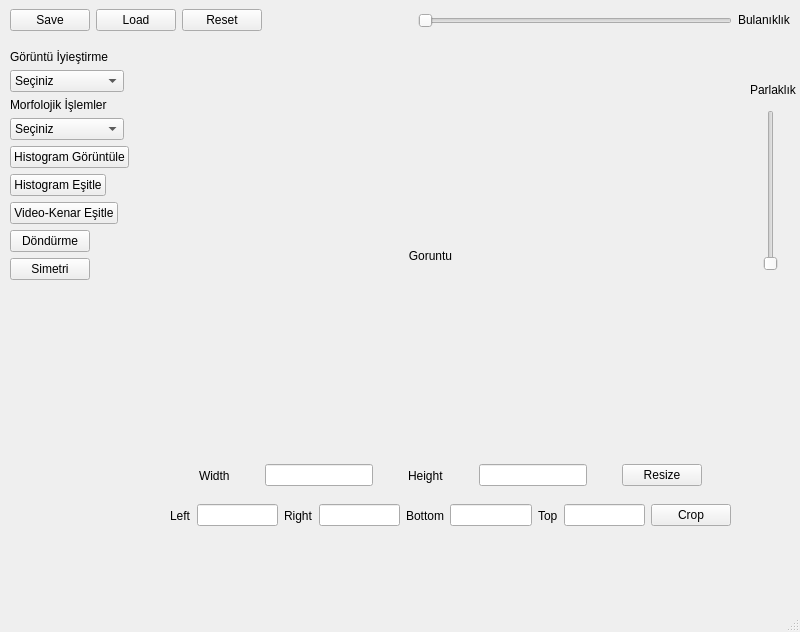
<?xml version="1.0" encoding="UTF-8"?>
<ui version="4.0">
 <class>MainWindow</class>
 <widget class="QMainWindow" name="MainWindow">
  <property name="geometry">
   <rect>
    <x>0</x>
    <y>0</y>
    <width>800</width>
    <height>632</height>
   </rect>
  </property>
  <property name="sizePolicy">
   <sizepolicy hsizetype="Maximum" vsizetype="Preferred">
    <horstretch>0</horstretch>
    <verstretch>0</verstretch>
   </sizepolicy>
  </property>
  <property name="windowTitle">
   <string>Görüntü İşleme</string>
  </property>
  <widget class="QWidget" name="centralwidget">
   <widget class="QWidget" name="horizontalLayoutWidget">
    <property name="geometry">
     <rect>
      <x>10</x>
      <y>0</y>
      <width>781</width>
      <height>41</height>
     </rect>
    </property>
    <layout class="QHBoxLayout" name="horizontalLayout">
     <item>
      <widget class="QPushButton" name="save">
       <property name="sizePolicy">
        <sizepolicy hsizetype="Maximum" vsizetype="Maximum">
         <horstretch>0</horstretch>
         <verstretch>0</verstretch>
        </sizepolicy>
       </property>
       <property name="text">
        <string>Save</string>
       </property>
      </widget>
     </item>
     <item>
      <widget class="QPushButton" name="load">
       <property name="sizePolicy">
        <sizepolicy hsizetype="Maximum" vsizetype="Fixed">
         <horstretch>0</horstretch>
         <verstretch>0</verstretch>
        </sizepolicy>
       </property>
       <property name="text">
        <string>Load</string>
       </property>
      </widget>
     </item>
     <item>
      <widget class="QPushButton" name="reset">
       <property name="sizePolicy">
        <sizepolicy hsizetype="Maximum" vsizetype="Fixed">
         <horstretch>0</horstretch>
         <verstretch>0</verstretch>
        </sizepolicy>
       </property>
       <property name="text">
        <string>Reset</string>
       </property>
      </widget>
     </item>
     <item>
      <spacer name="horizontalSpacer">
       <property name="orientation">
        <enum>Qt::Horizontal</enum>
       </property>
       <property name="sizeType">
        <enum>QSizePolicy::Maximum</enum>
       </property>
       <property name="sizeHint" stdset="0">
        <size>
         <width>150</width>
         <height>20</height>
        </size>
       </property>
      </spacer>
     </item>
     <item>
      <widget class="QSlider" name="horizontalSlider">
       <property name="sizePolicy">
        <sizepolicy hsizetype="Preferred" vsizetype="Maximum">
         <horstretch>0</horstretch>
         <verstretch>0</verstretch>
        </sizepolicy>
       </property>
       <property name="orientation">
        <enum>Qt::Horizontal</enum>
       </property>
      </widget>
     </item>
     <item>
      <widget class="QLabel" name="bulaniklik_label">
       <property name="sizePolicy">
        <sizepolicy hsizetype="Maximum" vsizetype="Maximum">
         <horstretch>0</horstretch>
         <verstretch>0</verstretch>
        </sizepolicy>
       </property>
       <property name="text">
        <string>Bulanıklık</string>
       </property>
      </widget>
     </item>
    </layout>
   </widget>
   <widget class="QWidget" name="formLayoutWidget">
    <property name="geometry">
     <rect>
      <x>10</x>
      <y>50</y>
      <width>133</width>
      <height>411</height>
     </rect>
    </property>
    <layout class="QFormLayout" name="formLayout">
     <item row="0" column="0">
      <widget class="QLabel" name="goruntu_iyilestirme_label">
       <property name="text">
        <string>Görüntü İyieştirme</string>
       </property>
      </widget>
     </item>
     <item row="7" column="0">
      <widget class="QPushButton" name="histogram">
       <property name="text">
        <string>Histogram Görüntüle</string>
       </property>
       <property name="iconSize">
        <size>
         <width>10</width>
         <height>10</height>
        </size>
       </property>
      </widget>
     </item>
     <item row="1" column="0">
      <widget class="QComboBox" name="goruntu_iyiletirme">
       <item>
        <property name="text">
         <string>Seçiniz</string>
        </property>
       </item>
       <item>
        <property name="text">
         <string>Gaussian</string>
        </property>
       </item>
       <item>
        <property name="text">
         <string>Sobel</string>
        </property>
       </item>
       <item>
        <property name="text">
         <string>Sato</string>
        </property>
       </item>
       <item>
        <property name="text">
         <string>Sobel</string>
        </property>
       </item>
       <item>
        <property name="text">
         <string>Unsharp_Mask</string>
        </property>
       </item>
       <item>
        <property name="text">
         <string>Wiener</string>
        </property>
       </item>
       <item>
        <property name="text">
         <string>Frangi</string>
        </property>
       </item>
       <item>
        <property name="text">
         <string>Gabor</string>
        </property>
       </item>
       <item>
        <property name="text">
         <string>Hessian</string>
        </property>
       </item>
       <item>
        <property name="text">
         <string>Meijering</string>
        </property>
       </item>
      </widget>
     </item>
     <item row="2" column="0">
      <widget class="QLabel" name="morfolojik_islemler_label">
       <property name="text">
        <string>Morfolojik İşlemler</string>
       </property>
      </widget>
     </item>
     <item row="3" column="0">
      <widget class="QComboBox" name="morfolojik_islemler">
       <item>
        <property name="text">
         <string>Seçiniz</string>
        </property>
       </item>
       <item>
        <property name="text">
         <string>Area Closing</string>
        </property>
       </item>
       <item>
        <property name="text">
         <string>Area Opening</string>
        </property>
       </item>
       <item>
        <property name="text">
         <string>Ball</string>
        </property>
       </item>
       <item>
        <property name="text">
         <string>Binary Closing</string>
        </property>
       </item>
       <item>
        <property name="text">
         <string>Binary Dilation</string>
        </property>
       </item>
       <item>
        <property name="text">
         <string>Binary Erosion</string>
        </property>
       </item>
       <item>
        <property name="text">
         <string>Binary Opening</string>
        </property>
       </item>
       <item>
        <property name="text">
         <string>BlackTopHat</string>
        </property>
       </item>
       <item>
        <property name="text">
         <string>Closing</string>
        </property>
       </item>
       <item>
        <property name="text">
         <string>ConvexHull</string>
        </property>
       </item>
      </widget>
     </item>
     <item row="8" column="0">
      <widget class="QPushButton" name="pushButton">
       <property name="text">
        <string>Histogram Eşitle</string>
       </property>
      </widget>
     </item>
     <item row="9" column="0">
      <widget class="QPushButton" name="pushButton_2">
       <property name="text">
        <string>Video-Kenar Eşitle</string>
       </property>
      </widget>
     </item>
     <item row="10" column="0">
      <widget class="QPushButton" name="dondurme">
       <property name="text">
        <string>Döndürme</string>
       </property>
      </widget>
     </item>
     <item row="11" column="0">
      <widget class="QPushButton" name="simetri">
       <property name="text">
        <string>Simetri</string>
       </property>
      </widget>
     </item>
    </layout>
   </widget>
   <widget class="QLabel" name="goruntu">
    <property name="geometry">
     <rect>
      <x>150</x>
      <y>50</y>
      <width>561</width>
      <height>411</height>
     </rect>
    </property>
    <property name="text">
     <string>Goruntu</string>
    </property>
    <property name="alignment">
     <set>Qt::AlignCenter</set>
    </property>
   </widget>
   <widget class="QWidget" name="horizontalLayoutWidget_2">
    <property name="geometry">
     <rect>
      <x>170</x>
      <y>460</y>
      <width>561</width>
      <height>31</height>
     </rect>
    </property>
    <layout class="QHBoxLayout" name="horizontalLayout_4">
     <item>
      <widget class="QLabel" name="width_label">
       <property name="sizePolicy">
        <sizepolicy hsizetype="Maximum" vsizetype="Preferred">
         <horstretch>0</horstretch>
         <verstretch>0</verstretch>
        </sizepolicy>
       </property>
       <property name="text">
        <string>Width</string>
       </property>
      </widget>
     </item>
     <item>
      <widget class="QLineEdit" name="width_edit">
       <property name="sizePolicy">
        <sizepolicy hsizetype="Maximum" vsizetype="Fixed">
         <horstretch>0</horstretch>
         <verstretch>0</verstretch>
        </sizepolicy>
       </property>
      </widget>
     </item>
     <item>
      <widget class="QLabel" name="height_label">
       <property name="sizePolicy">
        <sizepolicy hsizetype="Maximum" vsizetype="Preferred">
         <horstretch>0</horstretch>
         <verstretch>0</verstretch>
        </sizepolicy>
       </property>
       <property name="text">
        <string>Height</string>
       </property>
      </widget>
     </item>
     <item>
      <widget class="QLineEdit" name="height_edit">
       <property name="sizePolicy">
        <sizepolicy hsizetype="Maximum" vsizetype="Fixed">
         <horstretch>0</horstretch>
         <verstretch>0</verstretch>
        </sizepolicy>
       </property>
      </widget>
     </item>
     <item>
      <widget class="QPushButton" name="resize">
       <property name="sizePolicy">
        <sizepolicy hsizetype="Maximum" vsizetype="Fixed">
         <horstretch>0</horstretch>
         <verstretch>0</verstretch>
        </sizepolicy>
       </property>
       <property name="text">
        <string>Resize</string>
       </property>
      </widget>
     </item>
    </layout>
   </widget>
   <widget class="QWidget" name="horizontalLayoutWidget_3">
    <property name="geometry">
     <rect>
      <x>170</x>
      <y>500</y>
      <width>561</width>
      <height>31</height>
     </rect>
    </property>
    <layout class="QHBoxLayout" name="horizontalLayout_5">
     <item>
      <widget class="QLabel" name="left_label">
       <property name="sizePolicy">
        <sizepolicy hsizetype="Maximum" vsizetype="Preferred">
         <horstretch>0</horstretch>
         <verstretch>0</verstretch>
        </sizepolicy>
       </property>
       <property name="text">
        <string>Left</string>
       </property>
      </widget>
     </item>
     <item>
      <widget class="QLineEdit" name="left_edit">
       <property name="sizePolicy">
        <sizepolicy hsizetype="Maximum" vsizetype="Fixed">
         <horstretch>0</horstretch>
         <verstretch>0</verstretch>
        </sizepolicy>
       </property>
      </widget>
     </item>
     <item>
      <widget class="QLabel" name="right_label">
       <property name="sizePolicy">
        <sizepolicy hsizetype="Maximum" vsizetype="Preferred">
         <horstretch>0</horstretch>
         <verstretch>0</verstretch>
        </sizepolicy>
       </property>
       <property name="text">
        <string>Right</string>
       </property>
      </widget>
     </item>
     <item>
      <widget class="QLineEdit" name="right_edit">
       <property name="sizePolicy">
        <sizepolicy hsizetype="Maximum" vsizetype="Fixed">
         <horstretch>0</horstretch>
         <verstretch>0</verstretch>
        </sizepolicy>
       </property>
      </widget>
     </item>
     <item>
      <widget class="QLabel" name="bottom_label">
       <property name="sizePolicy">
        <sizepolicy hsizetype="Maximum" vsizetype="Preferred">
         <horstretch>0</horstretch>
         <verstretch>0</verstretch>
        </sizepolicy>
       </property>
       <property name="text">
        <string>Bottom</string>
       </property>
      </widget>
     </item>
     <item>
      <widget class="QLineEdit" name="bottom_edit">
       <property name="sizePolicy">
        <sizepolicy hsizetype="Maximum" vsizetype="Fixed">
         <horstretch>0</horstretch>
         <verstretch>0</verstretch>
        </sizepolicy>
       </property>
      </widget>
     </item>
     <item>
      <widget class="QLabel" name="top_label">
       <property name="sizePolicy">
        <sizepolicy hsizetype="Maximum" vsizetype="Preferred">
         <horstretch>0</horstretch>
         <verstretch>0</verstretch>
        </sizepolicy>
       </property>
       <property name="text">
        <string>Top</string>
       </property>
      </widget>
     </item>
     <item>
      <widget class="QLineEdit" name="top_edit">
       <property name="sizePolicy">
        <sizepolicy hsizetype="Maximum" vsizetype="Fixed">
         <horstretch>0</horstretch>
         <verstretch>0</verstretch>
        </sizepolicy>
       </property>
      </widget>
     </item>
     <item>
      <widget class="QPushButton" name="kirp_button">
       <property name="text">
        <string>Crop</string>
       </property>
      </widget>
     </item>
    </layout>
   </widget>
   <widget class="QSlider" name="verticalSlider">
    <property name="geometry">
     <rect>
      <x>760</x>
      <y>110</y>
      <width>22</width>
      <height>161</height>
     </rect>
    </property>
    <property name="orientation">
     <enum>Qt::Vertical</enum>
    </property>
   </widget>
   <widget class="QLabel" name="label">
    <property name="geometry">
     <rect>
      <x>750</x>
      <y>80</y>
      <width>51</width>
      <height>20</height>
     </rect>
    </property>
    <property name="text">
     <string>Parlaklık</string>
    </property>
   </widget>
  </widget>
  <widget class="QMenuBar" name="menubar">
   <property name="geometry">
    <rect>
     <x>0</x>
     <y>0</y>
     <width>800</width>
     <height>21</height>
    </rect>
   </property>
  </widget>
  <widget class="QStatusBar" name="statusbar"/>
 </widget>
 <resources/>
 <connections/>
</ui>
